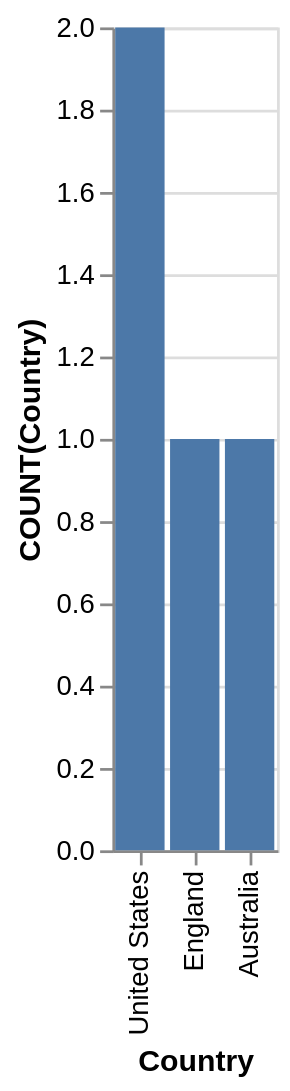

Source (Vega-Lite JSON):
### Vega-Lite specification from a JSON file in a GitHub repository (floating-point values rounded to 4 significant figures)
{"data": {"values": [{"x_data": "United States", "y_data": 2}, {"x_data": "England", "y_data": 1}, {"x_data": "Australia", "y_data": 1}]}, "mark": "bar", "encoding": {"x": {"field": "x_data", "type": "nominal", "title": "Country", "sort": {"op": "sum", "field": "y_data", "order": "descending"}}, "y": {"field": "y_data", "type": "quantitative", "title": "COUNT(Country)"}}}
